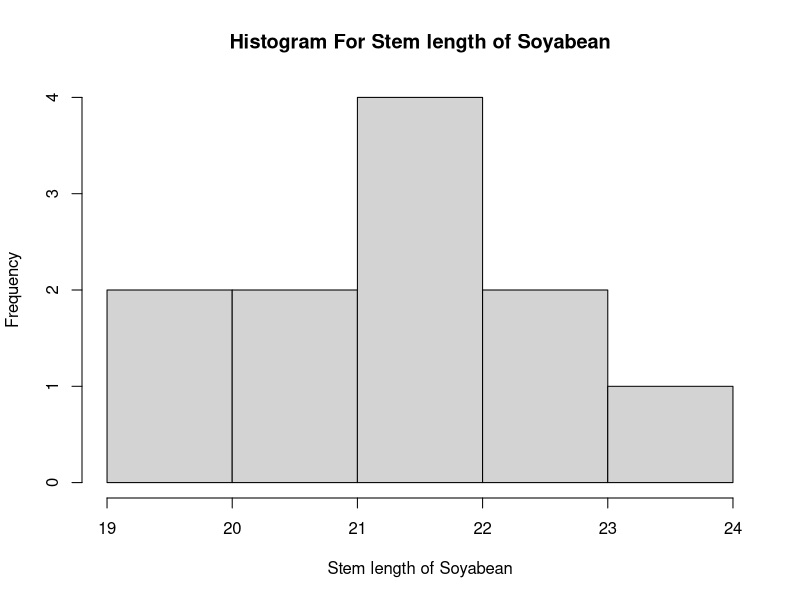
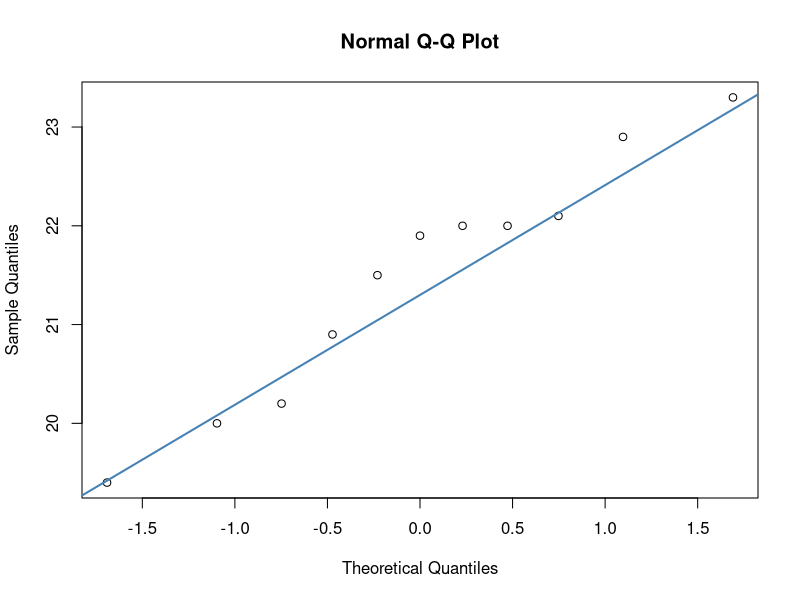

R code for these plots, in order:
# Creation of Data
length = c(20.2, 22.9, 23.3, 20.0, 19.4, 22.0, 22.1, 22.0, 21.9, 21.5, 20.9)

# Creation of Histogram
hist(length,main="Histogram For Stem length of Soyabean",xlab="Stem length of Soyabean")

# Creation of Tests
 t.test(length,mu=22,conf.level=0.98,alternative='two.sided')
 
# Creation of QQ Plot
qqnorm(length)
qqline(length, col = "steelblue", lwd = 2)



